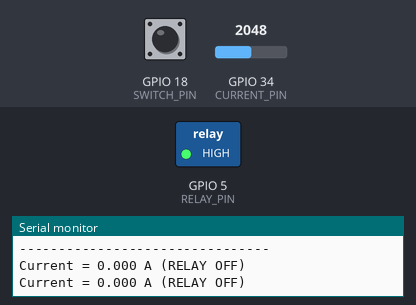
The sketch below on a simulated ESP32. Shown: switched loads named in the sketch (green lamp = pin HIGH), the last lines printed to the serial monitor. The test bench sets the inputs (shaded band); at power-on: GPIO 18 (SWITCH_PIN) HIGH, GPIO 34 (CURRENT_PIN) = 2048 (analog values on the 0–4095 scale).

Above: at 5.1 s.
5.2 s: GPIO 18 (SWITCH_PIN) pulled LOW for 1.2 s
At 6.8 s:
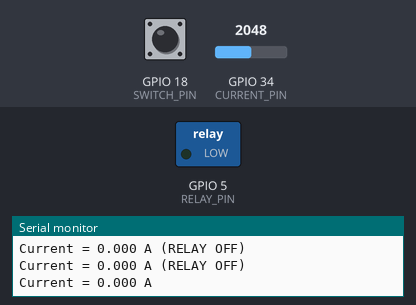
8.5 s: GPIO 18 (SWITCH_PIN) pulled LOW for 3.2 s
At 13.3 s:
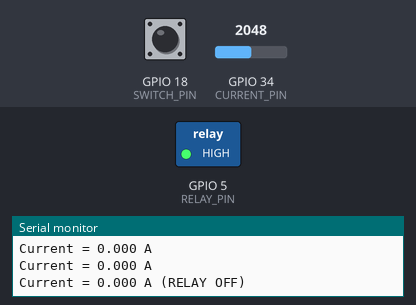
Timing chart, 0 to 14.8 s (numbered marks = the images above; inputs shaded):
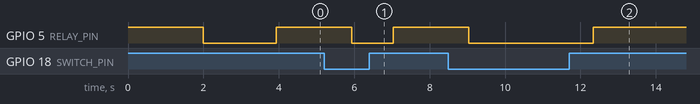

Measured:
- after the input at 5.2 s, GPIO 5 (RELAY_PIN): HIGH → LOW after 0.74 s, → HIGH 1.1 s later
- after the input at 8.5 s, GPIO 5 (RELAY_PIN): HIGH → LOW after 0.54 s, → HIGH 3.3 s later

The sketch:

Test_Current_code.ino
```cpp
// ==================================================
// FINAL ACS712 CURRENT MEASUREMENT (SMART FILTER)
// ESP32 + SWITCH CONTROLLED RELAY
// Supports SMALL + HEAVY + MIXED LOAD
// ==================================================

#define CURRENT_PIN 34
#define RELAY_PIN   5
#define SWITCH_PIN  18   // Switch to GND (INPUT_PULLUP)

#define SAMPLE_WINDOW_MS 100   // ~5 AC cycles @ 50Hz

// -------- FILTER LIMITS (LOCKED) --------
#define NOISE_CUT          0.02    // Below this = noise only
#define SMALL_LOAD_LIMIT   0.10    // Bulb / LED range

float ACS_SENSITIVITY = 0.34;      // 🔒 Calibrated
float ACS_OFFSET = 0;

// --------------------------------------------------
void setup() {
  Serial.begin(115200);

  pinMode(RELAY_PIN, OUTPUT);
  pinMode(SWITCH_PIN, INPUT_PULLUP);

  digitalWrite(RELAY_PIN, HIGH);   // Relay OFF (active LOW)

  analogReadResolution(12);
  analogSetPinAttenuation(CURRENT_PIN, ADC_11db);

  delay(2000);

  // -------- OFFSET CALIBRATION --------
  // Relay ON + NO LOAD (IMPORTANT)
  digitalWrite(RELAY_PIN, LOW);
  delay(1000);

  long sum = 0;
  for (int i = 0; i < 3000; i++) {
    sum += analogRead(CURRENT_PIN);
    delayMicroseconds(200);
  }
  ACS_OFFSET = sum / 3000.0;

  Serial.println("Offset calibrated (Relay ON, no load)");
  Serial.println("--------------------------------");
}

// --------------------------------------------------
void loop() {

  bool switchOn = (digitalRead(SWITCH_PIN) == LOW);

  // -------- RELAY OFF --------
  if (!switchOn) {
    digitalWrite(RELAY_PIN, HIGH);
    Serial.println("Current = 0.000 A (RELAY OFF)");
    delay(1000);
    return;
  }

  // -------- RELAY ON --------
  digitalWrite(RELAY_PIN, LOW);

  unsigned long start = millis();
  float sumSq = 0;
  int count = 0;

  while (millis() - start < SAMPLE_WINDOW_MS) {
    float adc = analogRead(CURRENT_PIN);
    float v = (adc - ACS_OFFSET) * (3.3 / 4095.0);
    sumSq += v * v;
    count++;
  }

  float vrms = sqrt(sumSq / count);
  float Irms = vrms / ACS_SENSITIVITY;

  // -------- SMART FILTER --------
  if (Irms < NOISE_CUT) {
    Irms = 0;                   // Pure noise / open-line
  }
  // else if between NOISE_CUT and SMALL_LOAD_LIMIT
  // → small real load (bulb, LED) → allowed
  // else heavy load → allowed

  Serial.print("Current = ");
  Serial.print(Irms, 3);
  Serial.println(" A");

  delay(1000);
}
```
